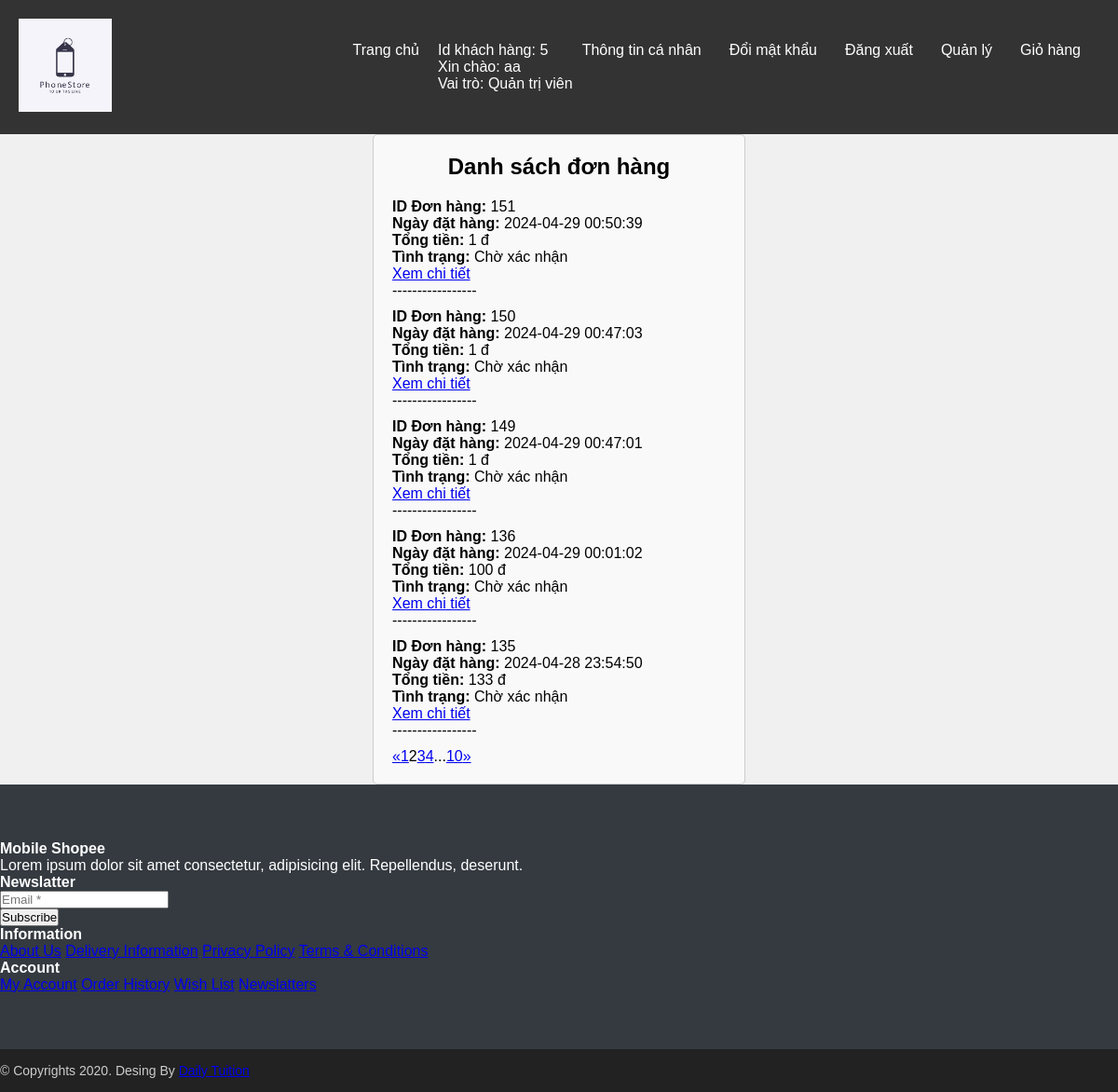
The page /user/index.php?ctrl=customerUserController&action=viewOrderList&id=5&page=2 (signed in) on the database its author committed.
### tables this page shows
CREATE TABLE `don_dat_hang` (
  `id` int(11) NOT NULL,
  `id_khach_hang` int(11) DEFAULT NULL,
  `ngay` datetime DEFAULT NULL,
  `tong_tien` decimal(10,3) DEFAULT NULL,
  `ghi_chu` text DEFAULT NULL,
  `tinh_trang` varchar(224) DEFAULT NULL
);

### lib/database.php (called while the page is built, shortened)
<?php
class Database
{
    private $host = "localhost";
    private $username = "root";
    private $password = "";
    private $database = "phonestore";
    private $conn;
    public function __construct()
    {
        $this->conn = $this->connectDB();
    }
    private function connectDB()
    {
        $conn = mysqli_connect($this->host, $this->username, $this->password, $this->database);
        return $conn;
    }
    public function select($query)
    {
        $result = mysqli_query($this->conn, $query);
        if ($result) {
            $data = mysqli_fetch_all($result, MYSQLI_ASSOC);
            return $data;
        } else {
            die(mysqli_error($this->conn));
        }
    }
}

### user/model/customerUserModel.php (called while the page is built, shortened)
<?php
class customerUserModel
{
    private $db;
    public function __construct()
    {
        $this->db = new Database();
    }
    public function getCustomerByIdNguoiDung()
    {
        $id_nguoi_dung = Session::getSessionValue('login_id');
        $sql = "SELECT * FROM khach_hang WHERE id_nguoi_dung = $id_nguoi_dung";
        $result = $this->db->select($sql);
        return $result;
    }
    public function getOrdersByCustomerId($customerId)
    {
        $sql = "SELECT * FROM don_dat_hang WHERE id_khach_hang = $customerId";
        $result = $this->db->select($sql);
        return $result;
    }
    public function getTotalOrdersByCustomerId($customerId)
    {
        $sql = "SELECT COUNT(*) as total FROM don_dat_hang WHERE id_khach_hang = $customerId";
        $result = $this->db->select($sql);
        return $result[0]['total'];
    }
    public function getOrdersByCustomerIdPage($customerId, $limit, $offset)
    {
        $sql = "SELECT * FROM don_dat_hang
        WHERE id_khach_hang = $customerId
        Order by id desc
        LIMIT $limit OFFSET $offset";
        $result = $this->db->select($sql);
        return $result;
    }
}

### user/view/orderList.php (the view, shortened to what this page needs)
<!DOCTYPE html>
<html lang="vi">
<head>
</head>
<body>
    <div class="customer-info">
        <h2>Danh sách đơn hàng</h2>
        <?php
        if (!empty($orders)) {
            echo '<ul>';
            foreach ($orders as $order) {
                echo '<li>';
                echo '<label>ID Đơn hàng:</label> ' . $order['id'] . '<br>';
                echo '<label>Ngày đặt hàng:</label> ' . $order['ngay'] . '<br>';
                echo '<label>Tổng tiền:</label> ' . number_format($order['tong_tien']) . ' đ<br>';
                echo '<label>Tình trạng:</label> ' . $order['tinh_trang'] . '<br>';
                echo '<a href="index.php?ctrl=customerUserController&action=viewOrderDetail&id=' . $order['id'] . '">Xem chi tiết</a><br>';
                echo '-----------------';
                echo '</li>';
            }
            echo '</ul>';
        } else {
            echo '<p>Không có đơn hàng nào được tìm thấy cho khách hàng này.</p>';
        }
        ?>
        <div class="paginationOrderList">
            <?php
            $totalPages = ceil($total_orders / $item_per_page);
            $num_links_side = 2;
            if ($current_page > 1) {
                echo '<a href="index.php?ctrl=customerUserController&action=viewOrderList&id=' . $customerId  . '&page=' . ($current_page - 1) . '">&laquo;</a>';
            }
            for ($i = 1; $i <= $totalPages; $i++) {
                if ($i == $current_page) {
                    echo '<span>' . $i . '</span>';
                } else {
                    if ($i >= $current_page - $num_links_side && $i <= $current_page + $num_links_side) {
                        echo '<a href="index.php?ctrl=customerUserController&action=viewOrderList&id=' . $customerId  . '&page=' . $i . '">' . $i . '</a>';
                    } else if ($i == 1 || $i == $totalPages) {
                        echo '<a href="index.php?ctrl=customerUserController&action=viewOrderList&id=' . $customerId  . '&page=' . $i . '">' . $i . '</a>';
                    } else if ($i == $current_page - $num_links_side - 1 || $i == $current_page + $num_links_side + 1) {
                        echo '<span>...</span>';
                    }
                }
            }
            if ($current_page < $totalPages) {
                echo '<a href="index.php?ctrl=customerUserController&action=viewOrderList&id=' . $customerId  . '&page=' . ($current_page + 1) . '">&raquo;</a>';
            }
            ?>
        </div>
    </div>
</body>
</html>

### user/style/homeStyle.css (style rules this page uses)
* { margin: 0; padding: 0; box-sizing: border-box; }
body { font-family: Arial, sans-serif; background-color: #f0f0f0; }

### user/view/orderList.php (style rules this page uses)
.customer-info { width: 400px; margin: 0 auto; padding: 20px; border: 1px solid #ccc; border-radius: 5px; background-color: #f9f9f9; }
.customer-info h2 { text-align: center; margin-bottom: 20px; }
.customer-info ul { list-style-type: none; padding: 0; }
.customer-info li { margin-bottom: 10px; }
.customer-info label { font-weight: bold; }

### rows shown on the page
don_dat_hang: id "151", ngay "2024-04-29 00:50:39", tong_tien "1", tinh_trang "Chờ xác nhận"
don_dat_hang: id "150", ngay "2024-04-29 00:47:03", tong_tien "1", tinh_trang "Chờ xác nhận"
don_dat_hang: id "149", ngay "2024-04-29 00:47:01", tong_tien "1", tinh_trang "Chờ xác nhận"
don_dat_hang: id "136", ngay "2024-04-29 00:01:02", tong_tien "100", tinh_trang "Chờ xác nhận"
don_dat_hang: id "135", ngay "2024-04-28 23:54:50", tong_tien "133", tinh_trang "Chờ xác nhận"

### other values the page prints
$id_khach_hang "5"
$ten_dang_nhap "aa"
$vai_tro "Quản trị viên"
